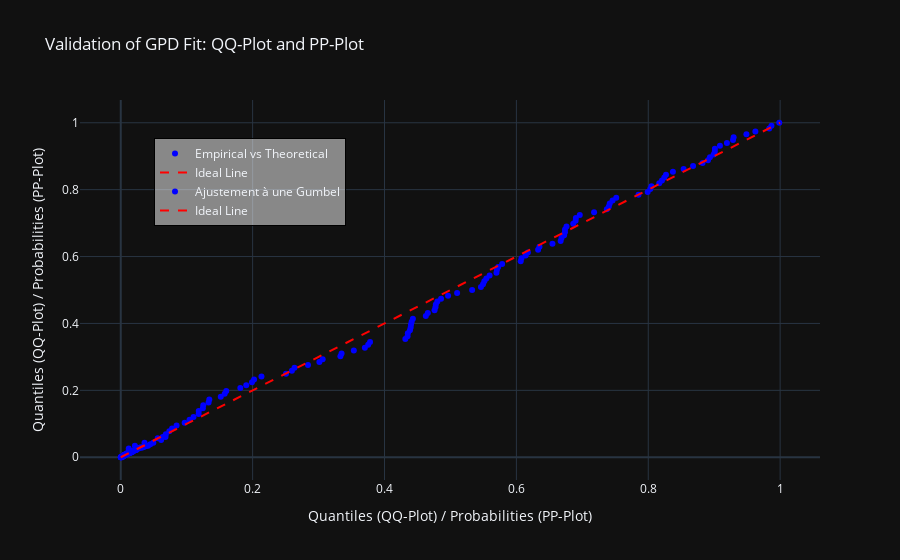

The cell this chart's notebook holds for it:
### Markdown cell above
Afin de déterminer le seuil optimal, il ne doit pas être trop bas pour éviter d’inclure des données trop fréquentes, ni trop élevé afin de conserver suffisamment d'observations pour une modélisation fiable. Pour cette raison, un seuil minimal est fixé au quantile d'ordre 90% et un seuil maximal au quantile 99%. Avec un pas ajustable de 0.0001, nous explorons la plage de valeurs comprises entre u_min et u_max. Pour chaque seuil, nous estimons les paramètres de la loi GPD. Nous calculons ensuite les écarts absolus entre les estimations successives des paramètres scale et shape. Ces écarts sont additionnés pour chaque seuil afin de mesurer la stabilité des estimations. Le seuil optimal correspond à celui où la somme de ces écarts est minimale, indiquant une stabilité maximale des paramètres estimés.

### Code cell
print("Validation ex-ante de l'ajustement par une GPD")
result["qqplot_gpd"]
